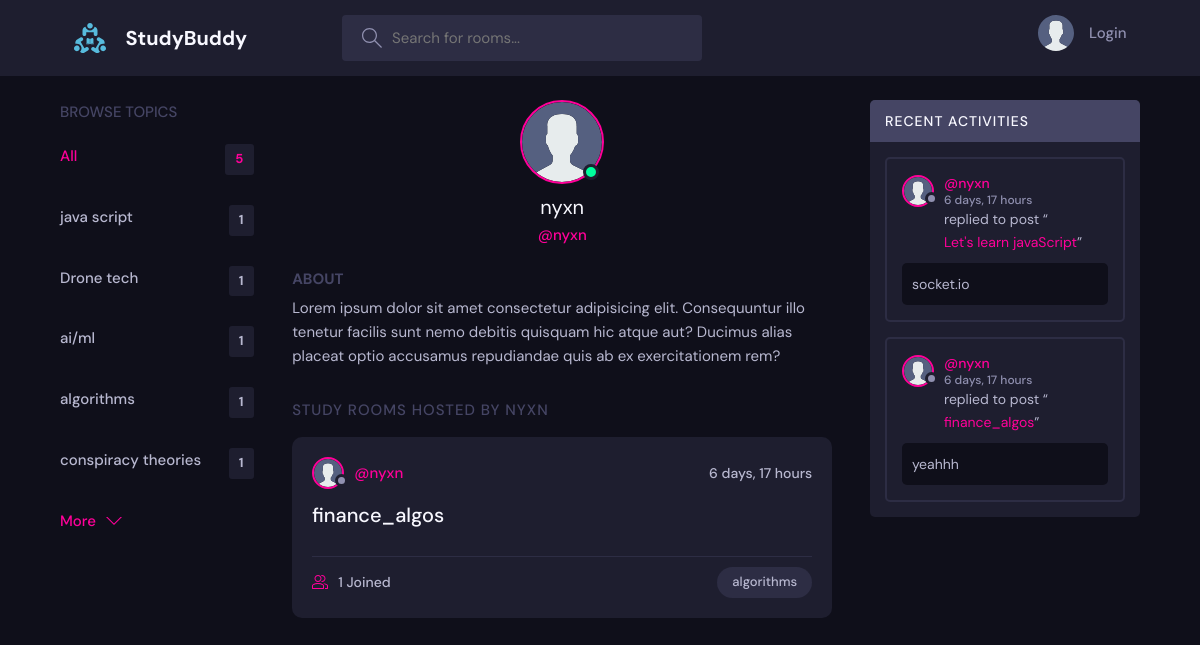
Screenshot of /profile/3/ with the database file from the repository.
### base/models.py (models this page shows, shortened)
class Topic(models.Model):
    name = models.CharField(max_length=200)

class User(AbstractUser):
    name = models.CharField(max_length=200,null=True)
    email = models.EmailField(unique=True)
    bio = models.TextField(null=True)
    avatar = models.ImageField(null=True, default="static/images/avatar.svg")
    USERNAME_FIELD = "email"
    REQUIRED_FIELDS = []

class Room(models.Model):
    host = models.ForeignKey(User,on_delete=models.SET_NULL,null=True)                          # user
    topic = models.ForeignKey(Topic, on_delete=models.SET_NULL, null=True)
    name = models.CharField(max_length=200)                     # attribute and its value
    description = models.TextField(null=True, blank=True)       # blank is for save method when we add form it can be left blank
    participants = models.ManyToManyField(User, related_name="participants", blank=True)
    updated = models.DateTimeField(auto_now=True)
    created = models.DateTimeField(auto_now_add=True)
    class Meta:
        ordering = [ "-updated" , "-created" ]
    def __str__(self):
        return self.name

class Message(models.Model):
    user = models.ForeignKey(User,on_delete=models.CASCADE)
    room = models.ForeignKey(Room, on_delete=models.CASCADE)
    body = models.TextField()
    updated = models.DateTimeField(auto_now=True)
    created = models.DateTimeField(auto_now_add=True)
    class Meta:
        ordering = [ "-updated" , "-created" ]

### base/views.py (the view)
# urls.py: path('profile/<int:pk>/',views.userprofile , name="user_profile"),
def userprofile(request,pk):
    user= User.objects.get(id=pk)
    rooms = user.room_set.all()
    room_messages = user.message_set.all()
    topics = Topic.objects.all()
    context ={'user':user,'rooms':rooms, 'room_messages':room_messages,'topics':topics}
    return render(request,'base/profile.html',context)

### base/templates/base/profile.html (shortened to what this page needs)
{% extends 'base.html' %}
    {% block content %}
  <main class="profile-page layout layout--3">
    <div class="container">
      {% include 'base/topic_components.html' %}
      <div class="roomList">
        <div class="profile">
          <div class="profile__avatar">
            <div class="avatar avatar--large active">
              <img src="{{user.avatar.url}}" />
            </div>
          </div>
          <div class="profile__info">
            <h3>{{user.username}}</h3>
            <p>@{{user.username}}</p>
          </div>
          <div class="profile__about">
            <h3>About</h3>
            <p>
              Lorem ipsum dolor sit amet consectetur adipisicing elit. Consequuntur illo tenetur
              facilis sunt nemo debitis quisquam hic atque aut? Ducimus alias placeat optio
              accusamus repudiandae quis ab ex exercitationem rem?
            </p>
          </div>
        </div>
        <div class="roomList__header">
          <div>
            <h2>Study Rooms Hosted by {{user.username}}</a>
            </h2>
          </div>
        </div>
        {% include 'base/feed_components.html' %}
      </div>
      {% include 'base/activity_components.html' %}
    </div>
  </main>
  {% endblock %}

### templates/base.html (shortened to what this page needs)
{% load static %}
<!DOCTYPE html>
<html lang="en">
  <head>
    <link href="https://cdn.jsdelivr.net/npm/bootstrap-icons/font/bootstrap-icons.css" rel="stylesheet">
    <link rel="stylesheet" href="{% static 'styles/style.css' %}" />
  </head>
  <body>
    {% include 'navbar.html' %}
    {% block content %}
    {% endblock %}
  </body>
</html>

### templates/navbar.html (shortened to what this page needs)
{% load static %}
<header class="header header--loggedIn">
    <div class="container">
      <a href="{% url 'home' %}" class="header__logo">
        <img src="{% static 'images/logo.svg' %}" />
        <h1>StudyBuddy</h1>
      </a>
      <form class="header__search" method="GET" action="{% url 'home' %}">
        <label>
          <input name="q" placeholder="Search for rooms..." />
        </label>
      </form>
      <nav class="header__menu">
          {% if request.user.is_authenticated %}
          <div class="header__user">
          <a href="{% url 'user_profile' request.user.id %}">
            <div class="avatar avatar--medium active">
              <img src="{{request.user.avatar.url}}" />
            </div>
            <p>{{request.user.username}} <span>@{{request.user.username}}</span></p>
          </a>
          <button class="dropdown-button">
            <svg version="1.1" xmlns="http://www.w3.org/2000/svg" width="32" height="32" viewBox="0 0 32 32">
              <title>chevron-down</title>
              <path d="M16 21l-13-13h-3l16 16 16-16h-3l-13 13z"></path>
            </svg>
          </button>
        </div>
        {% else %}
        <a href="{% url 'login' %}">
            <img src="{% static 'images/avatar.svg' %}" />
            <p>Login</p>
        </a>
        {% endif %}
      </nav>
    </div>
  </header>

### base/templates/base/topic_components.html
<div class="topics">
    <div class="topics__header">
      <h2>Browse Topics</h2>
    </div>
    <ul class="topics__list">
      <li>
        <a href="{% url 'home' %}" class="active">All <span>{{topics.count}}</span></a>
      </li>
      {% for topic in topics  %}
      <li>
        <a href="{% url 'home' %}?q={{topic.name}}">{{topic.name}} <span>{{topic.room_set.all.count}}</span></a>
      </li>
      {% endfor %}
    </ul>
    <a class="btn btn--link" href="{% url 'topics' %}">
      More
      <svg version="1.1" xmlns="http://www.w3.org/2000/svg" width="32" height="32" viewBox="0 0 32 32">
        <title>chevron-down</title>
        <path d="M16 21l-13-13h-3l16 16 16-16h-3l-13 13z"></path>
      </svg>
    </a>
  </div>

### base/templates/base/feed_components.html (shortened to what this page needs)
{% load static %}
{% for room in rooms %}
<div class="roomListRoom">
    <div class="roomListRoom__header">
      <a href="{% url 'user_profile' room.host.id %}" class="roomListRoom__author">
        <div class="avatar avatar--small">
          <img src="{{room.host.avatar.url}}" />
        </div>
        <span>@{{room.host.username}}</span>
      </a>
      <div class="roomListRoom__actions">
        <span>{{room.created |timesince}}</span>
      </div>
    </div>
    <div class="roomListRoom__content">
      <a href="{% url 'room' room.id %}">{{room.name}}</a>
    </div>
    <div class="roomListRoom__meta">
      <a href="{% url 'room' room.id %}" class="roomListRoom__joined">
        {{room.participants.all.count}} Joined
      </a>
      <p class="roomListRoom__topic">{{room.topic.name}}</p>
    </div>
  </div>
  {% endfor %}

### base/templates/base/activity_components.html (shortened to what this page needs)
<div class="activities">
    <div class="activities__header">
        <h2>Recent Activities</h2>
    </div>
    {% for message in room_messages %}
    <div class="activities__box">
      <div class="activities__boxHeader roomListRoom__header">
        <a href="{% url 'user_profile' message.user.id %}" class="roomListRoom__author">
          <div class="avatar avatar--small">
            <img src="{{message.user.avatar.url}}" />
          </div>
          <p>
            @{{message.user.username}}
            <span>{{message.created| timesince}}</span>
          </p>
        </a>
      </div>
      <div class="activities__boxContent">
        <p>replied to post “<a href="{% url 'room' message.room.id %}">{{message.room}}</a>”</p>
        <div class="activities__boxRoomContent">
        <p>{{message.body}}</p>
        </div>
      </div>
    </div>
    {% endfor %}
</div>

### rows the page displays
Topic: name "java script", room_set.all.count "1"
Topic: name "Drone tech", room_set.all.count "1"
Topic: name "ai/ml", room_set.all.count "1"
Topic: name "algorithms", room_set.all.count "1"
Topic: name "conspiracy theories", room_set.all.count "1"
User: avatar (placeholder picture), username "nyxn", username "NYXN"
Room: host.avatar (placeholder picture), host.username "nyxn", created "6 days, 17 hours", name "finance_algos", participants.all.count "1", topic.name "algorithms"
Message: user.avatar (placeholder picture), user.username "nyxn", created "6 days, 17 hours", room "Let's learn javaScript", body "socket.io"
Message: user.avatar (placeholder picture), user.username "nyxn", created "6 days, 17 hours", room "finance_algos", body "yeahhh"

### other values shown
{{ topics.count }} "5"
